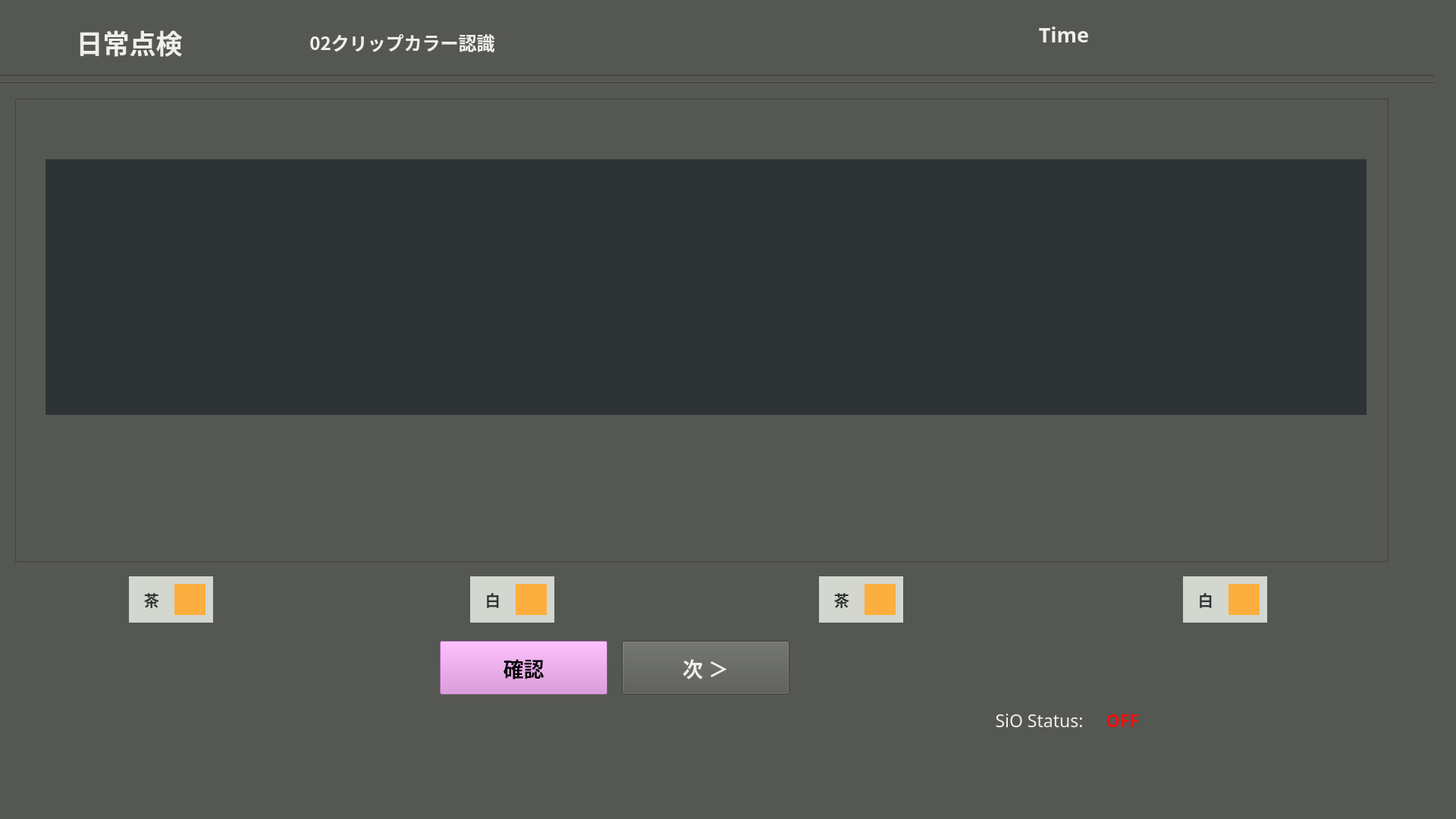
<?xml version="1.0" encoding="UTF-8"?>
<ui version="4.0">
 <class>dailytenken2_clipcolor</class>
 <widget class="QMainWindow" name="dailytenken2_clipcolor">
  <property name="enabled">
   <bool>true</bool>
  </property>
  <property name="geometry">
   <rect>
    <x>0</x>
    <y>0</y>
    <width>1920</width>
    <height>1080</height>
   </rect>
  </property>
  <property name="windowTitle">
   <string>MainWindow</string>
  </property>
  <property name="styleSheet">
   <string notr="true">background-color: rgb(85, 87, 83);</string>
  </property>
  <widget class="QWidget" name="dailytenken2_clipcolor_widget">
   <property name="enabled">
    <bool>true</bool>
   </property>
   <widget class="Line" name="line_1">
    <property name="geometry">
     <rect>
      <x>-10</x>
      <y>90</y>
      <width>1901</width>
      <height>20</height>
     </rect>
    </property>
    <property name="orientation">
     <enum>Qt::Horizontal</enum>
    </property>
   </widget>
   <widget class="Line" name="line_2">
    <property name="geometry">
     <rect>
      <x>-10</x>
      <y>100</y>
      <width>1901</width>
      <height>20</height>
     </rect>
    </property>
    <property name="orientation">
     <enum>Qt::Horizontal</enum>
    </property>
   </widget>
   <widget class="QFrame" name="frame">
    <property name="geometry">
     <rect>
      <x>20</x>
      <y>130</y>
      <width>1811</width>
      <height>611</height>
     </rect>
    </property>
    <property name="frameShape">
     <enum>QFrame::StyledPanel</enum>
    </property>
    <property name="frameShadow">
     <enum>QFrame::Raised</enum>
    </property>
    <widget class="QPushButton" name="rekensaButton">
     <property name="geometry">
      <rect>
       <x>260</x>
       <y>290</y>
       <width>91</width>
       <height>71</height>
      </rect>
     </property>
     <property name="font">
      <font>
       <family>Ubuntu Mono</family>
       <pointsize>13</pointsize>
       <weight>75</weight>
       <italic>false</italic>
       <bold>true</bold>
       <stylestrategy>PreferAntialias</stylestrategy>
      </font>
     </property>
     <property name="autoFillBackground">
      <bool>false</bool>
     </property>
     <property name="styleSheet">
      <string notr="true">color: rgb(238, 238, 236);
background-color: rgb(117, 80, 123);</string>
     </property>
     <property name="text">
      <string>検査
やり直し</string>
     </property>
     <property name="checkable">
      <bool>false</bool>
     </property>
    </widget>
    <widget class="QPushButton" name="delwarpbutton">
     <property name="geometry">
      <rect>
       <x>770</x>
       <y>300</y>
       <width>181</width>
       <height>51</height>
      </rect>
     </property>
     <property name="font">
      <font>
       <family>Ubuntu Mono</family>
       <pointsize>11</pointsize>
       <weight>75</weight>
       <italic>false</italic>
       <bold>true</bold>
       <stylestrategy>PreferAntialias</stylestrategy>
      </font>
     </property>
     <property name="autoFillBackground">
      <bool>false</bool>
     </property>
     <property name="styleSheet">
      <string notr="true">background-color: rgb(164, 0, 0);</string>
     </property>
     <property name="text">
      <string>パースワープパラム削除 
Del Warp Parm</string>
     </property>
     <property name="checkable">
      <bool>false</bool>
     </property>
    </widget>
    <widget class="QPushButton" name="savewarpbutton">
     <property name="geometry">
      <rect>
       <x>580</x>
       <y>300</y>
       <width>181</width>
       <height>51</height>
      </rect>
     </property>
     <property name="font">
      <font>
       <family>Ubuntu Mono</family>
       <pointsize>11</pointsize>
       <weight>75</weight>
       <italic>false</italic>
       <bold>true</bold>
       <stylestrategy>PreferAntialias</stylestrategy>
      </font>
     </property>
     <property name="autoFillBackground">
      <bool>false</bool>
     </property>
     <property name="styleSheet">
      <string notr="true">color: rgb(238, 238, 236);</string>
     </property>
     <property name="text">
      <string>パースワープパラム保存 
Save Warp Parm</string>
     </property>
     <property name="checkable">
      <bool>false</bool>
     </property>
    </widget>
    <widget class="QLabel" name="rtwarpcolor">
     <property name="geometry">
      <rect>
       <x>440</x>
       <y>280</y>
       <width>121</width>
       <height>20</height>
      </rect>
     </property>
     <property name="font">
      <font>
       <family>Ubuntu Mono</family>
       <pointsize>15</pointsize>
       <weight>75</weight>
       <bold>true</bold>
      </font>
     </property>
     <property name="styleSheet">
      <string notr="true">background-color: rgb(255, 0, 0);</string>
     </property>
     <property name="text">
      <string/>
     </property>
     <property name="alignment">
      <set>Qt::AlignLeading|Qt::AlignLeft|Qt::AlignVCenter</set>
     </property>
    </widget>
    <widget class="QPushButton" name="rtwarpbutton">
     <property name="geometry">
      <rect>
       <x>440</x>
       <y>300</y>
       <width>121</width>
       <height>51</height>
      </rect>
     </property>
     <property name="font">
      <font>
       <family>Ubuntu Mono</family>
       <pointsize>11</pointsize>
       <weight>75</weight>
       <italic>false</italic>
       <bold>true</bold>
       <stylestrategy>PreferAntialias</stylestrategy>
      </font>
     </property>
     <property name="autoFillBackground">
      <bool>false</bool>
     </property>
     <property name="styleSheet">
      <string notr="true">color: rgb(238, 238, 236);</string>
     </property>
     <property name="text">
      <string>継続ワープ 
RT Pers.Warp</string>
     </property>
     <property name="checkable">
      <bool>false</bool>
     </property>
    </widget>
    <widget class="QPushButton" name="quitbutton">
     <property name="geometry">
      <rect>
       <x>1560</x>
       <y>320</y>
       <width>211</width>
       <height>41</height>
      </rect>
     </property>
     <property name="font">
      <font>
       <family>Ubuntu Mono</family>
       <pointsize>14</pointsize>
      </font>
     </property>
     <property name="styleSheet">
      <string notr="true">background-color: rgb(238, 238, 236);</string>
     </property>
     <property name="text">
      <string>Quit</string>
     </property>
    </widget>
    <widget class="QLabel" name="framePart">
     <property name="geometry">
      <rect>
       <x>40</x>
       <y>80</y>
       <width>1742</width>
       <height>337</height>
      </rect>
     </property>
     <property name="styleSheet">
      <string notr="true">background-color: rgb(46, 52, 54);</string>
     </property>
     <property name="text">
      <string/>
     </property>
     <property name="alignment">
      <set>Qt::AlignCenter</set>
     </property>
    </widget>
    <zorder>quitbutton</zorder>
    <zorder>rtwarpbutton</zorder>
    <zorder>delwarpbutton</zorder>
    <zorder>rtwarpcolor</zorder>
    <zorder>savewarpbutton</zorder>
    <zorder>rekensaButton</zorder>
    <zorder>framePart</zorder>
   </widget>
   <widget class="QLabel" name="partlabel_2">
    <property name="geometry">
     <rect>
      <x>10</x>
      <y>20</y>
      <width>321</width>
      <height>71</height>
     </rect>
    </property>
    <property name="font">
     <font>
      <family>Ubuntu Mono</family>
      <pointsize>26</pointsize>
      <weight>75</weight>
      <bold>true</bold>
     </font>
    </property>
    <property name="styleSheet">
     <string notr="true">color: rgb(238, 238, 236);</string>
    </property>
    <property name="text">
     <string>日常点検</string>
    </property>
    <property name="alignment">
     <set>Qt::AlignCenter</set>
    </property>
   </widget>
   <widget class="QLabel" name="P1label">
    <property name="geometry">
     <rect>
      <x>170</x>
      <y>760</y>
      <width>111</width>
      <height>61</height>
     </rect>
    </property>
    <property name="font">
     <font>
      <family>Ubuntu Mono</family>
      <pointsize>15</pointsize>
      <weight>75</weight>
      <bold>true</bold>
     </font>
    </property>
    <property name="styleSheet">
     <string notr="true">color: rgb(46, 52, 54);
background-color: rgb(211, 215, 207);</string>
    </property>
    <property name="text">
     <string>　茶</string>
    </property>
    <property name="alignment">
     <set>Qt::AlignLeading|Qt::AlignLeft|Qt::AlignVCenter</set>
    </property>
   </widget>
   <widget class="QLabel" name="P1color">
    <property name="geometry">
     <rect>
      <x>230</x>
      <y>770</y>
      <width>41</width>
      <height>41</height>
     </rect>
    </property>
    <property name="font">
     <font>
      <family>Ubuntu Mono</family>
      <pointsize>15</pointsize>
      <weight>75</weight>
      <bold>true</bold>
     </font>
    </property>
    <property name="styleSheet">
     <string notr="true">background-color: rgb(252, 175, 62);</string>
    </property>
    <property name="text">
     <string/>
    </property>
    <property name="alignment">
     <set>Qt::AlignLeading|Qt::AlignLeft|Qt::AlignVCenter</set>
    </property>
   </widget>
   <widget class="QLabel" name="P2color">
    <property name="geometry">
     <rect>
      <x>680</x>
      <y>770</y>
      <width>41</width>
      <height>41</height>
     </rect>
    </property>
    <property name="font">
     <font>
      <family>Ubuntu Mono</family>
      <pointsize>15</pointsize>
      <weight>75</weight>
      <bold>true</bold>
     </font>
    </property>
    <property name="styleSheet">
     <string notr="true">background-color: rgb(252, 175, 62);</string>
    </property>
    <property name="text">
     <string/>
    </property>
    <property name="alignment">
     <set>Qt::AlignLeading|Qt::AlignLeft|Qt::AlignVCenter</set>
    </property>
   </widget>
   <widget class="QLabel" name="P2label">
    <property name="geometry">
     <rect>
      <x>620</x>
      <y>760</y>
      <width>111</width>
      <height>61</height>
     </rect>
    </property>
    <property name="font">
     <font>
      <family>Ubuntu Mono</family>
      <pointsize>15</pointsize>
      <weight>75</weight>
      <bold>true</bold>
     </font>
    </property>
    <property name="styleSheet">
     <string notr="true">color: rgb(46, 52, 54);
background-color: rgb(211, 215, 207);</string>
    </property>
    <property name="text">
     <string>　白</string>
    </property>
    <property name="alignment">
     <set>Qt::AlignLeading|Qt::AlignLeft|Qt::AlignVCenter</set>
    </property>
   </widget>
   <widget class="QPushButton" name="nextButton">
    <property name="geometry">
     <rect>
      <x>820</x>
      <y>845</y>
      <width>221</width>
      <height>71</height>
     </rect>
    </property>
    <property name="font">
     <font>
      <family>Ubuntu Mono</family>
      <pointsize>20</pointsize>
      <weight>75</weight>
      <italic>false</italic>
      <bold>true</bold>
      <stylestrategy>PreferAntialias</stylestrategy>
     </font>
    </property>
    <property name="autoFillBackground">
     <bool>false</bool>
    </property>
    <property name="styleSheet">
     <string notr="true">color: rgb(238, 238, 236);</string>
    </property>
    <property name="text">
     <string>次 ＞</string>
    </property>
    <property name="checkable">
     <bool>false</bool>
    </property>
   </widget>
   <widget class="QLabel" name="status_sio">
    <property name="geometry">
     <rect>
      <x>1450</x>
      <y>925</y>
      <width>61</width>
      <height>41</height>
     </rect>
    </property>
    <property name="font">
     <font>
      <family>Ubuntu Mono</family>
      <pointsize>17</pointsize>
      <weight>75</weight>
      <bold>true</bold>
      <underline>false</underline>
     </font>
    </property>
    <property name="styleSheet">
     <string notr="true">color: rgb(238, 15, 15);</string>
    </property>
    <property name="text">
     <string>OFF</string>
    </property>
    <property name="alignment">
     <set>Qt::AlignBottom|Qt::AlignHCenter</set>
    </property>
   </widget>
   <widget class="QLabel" name="label_5">
    <property name="geometry">
     <rect>
      <x>1300</x>
      <y>925</y>
      <width>141</width>
      <height>41</height>
     </rect>
    </property>
    <property name="font">
     <font>
      <family>Ubuntu Mono</family>
      <pointsize>17</pointsize>
      <weight>50</weight>
      <bold>false</bold>
      <underline>false</underline>
     </font>
    </property>
    <property name="styleSheet">
     <string notr="true">color: rgb(238, 238, 236);</string>
    </property>
    <property name="text">
     <string>SiO Status:</string>
    </property>
    <property name="alignment">
     <set>Qt::AlignBottom|Qt::AlignHCenter</set>
    </property>
   </widget>
   <widget class="QLabel" name="partlabel_3">
    <property name="geometry">
     <rect>
      <x>370</x>
      <y>20</y>
      <width>321</width>
      <height>71</height>
     </rect>
    </property>
    <property name="font">
     <font>
      <family>Ubuntu Mono</family>
      <pointsize>18</pointsize>
      <weight>75</weight>
      <bold>true</bold>
     </font>
    </property>
    <property name="styleSheet">
     <string notr="true">color: rgb(238, 238, 236);</string>
    </property>
    <property name="text">
     <string>02クリップカラー認識</string>
    </property>
    <property name="alignment">
     <set>Qt::AlignCenter</set>
    </property>
   </widget>
   <widget class="QLabel" name="P3label">
    <property name="geometry">
     <rect>
      <x>1080</x>
      <y>760</y>
      <width>111</width>
      <height>61</height>
     </rect>
    </property>
    <property name="font">
     <font>
      <family>Ubuntu Mono</family>
      <pointsize>15</pointsize>
      <weight>75</weight>
      <bold>true</bold>
     </font>
    </property>
    <property name="styleSheet">
     <string notr="true">color: rgb(46, 52, 54);
background-color: rgb(211, 215, 207);</string>
    </property>
    <property name="text">
     <string>　茶</string>
    </property>
    <property name="alignment">
     <set>Qt::AlignLeading|Qt::AlignLeft|Qt::AlignVCenter</set>
    </property>
   </widget>
   <widget class="QLabel" name="P3color">
    <property name="geometry">
     <rect>
      <x>1140</x>
      <y>770</y>
      <width>41</width>
      <height>41</height>
     </rect>
    </property>
    <property name="font">
     <font>
      <family>Ubuntu Mono</family>
      <pointsize>15</pointsize>
      <weight>75</weight>
      <bold>true</bold>
     </font>
    </property>
    <property name="styleSheet">
     <string notr="true">background-color: rgb(252, 175, 62);</string>
    </property>
    <property name="text">
     <string/>
    </property>
    <property name="alignment">
     <set>Qt::AlignLeading|Qt::AlignLeft|Qt::AlignVCenter</set>
    </property>
   </widget>
   <widget class="QLabel" name="P4label">
    <property name="geometry">
     <rect>
      <x>1560</x>
      <y>760</y>
      <width>111</width>
      <height>61</height>
     </rect>
    </property>
    <property name="font">
     <font>
      <family>Ubuntu Mono</family>
      <pointsize>15</pointsize>
      <weight>75</weight>
      <bold>true</bold>
     </font>
    </property>
    <property name="styleSheet">
     <string notr="true">color: rgb(46, 52, 54);
background-color: rgb(211, 215, 207);</string>
    </property>
    <property name="text">
     <string>　白</string>
    </property>
    <property name="alignment">
     <set>Qt::AlignLeading|Qt::AlignLeft|Qt::AlignVCenter</set>
    </property>
   </widget>
   <widget class="QLabel" name="P4color">
    <property name="geometry">
     <rect>
      <x>1620</x>
      <y>770</y>
      <width>41</width>
      <height>41</height>
     </rect>
    </property>
    <property name="font">
     <font>
      <family>Ubuntu Mono</family>
      <pointsize>15</pointsize>
      <weight>75</weight>
      <bold>true</bold>
     </font>
    </property>
    <property name="styleSheet">
     <string notr="true">background-color: rgb(252, 175, 62);</string>
    </property>
    <property name="text">
     <string/>
    </property>
    <property name="alignment">
     <set>Qt::AlignLeading|Qt::AlignLeft|Qt::AlignVCenter</set>
    </property>
   </widget>
   <widget class="QPushButton" name="InspectButton">
    <property name="geometry">
     <rect>
      <x>580</x>
      <y>845</y>
      <width>221</width>
      <height>71</height>
     </rect>
    </property>
    <property name="font">
     <font>
      <family>Ubuntu Mono</family>
      <pointsize>20</pointsize>
      <weight>75</weight>
      <italic>false</italic>
      <bold>true</bold>
      <stylestrategy>PreferAntialias</stylestrategy>
     </font>
    </property>
    <property name="autoFillBackground">
     <bool>false</bool>
    </property>
    <property name="styleSheet">
     <string notr="true">background-color: rgb(220, 138, 221);</string>
    </property>
    <property name="text">
     <string>確認</string>
    </property>
    <property name="checkable">
     <bool>false</bool>
    </property>
   </widget>
   <widget class="QLabel" name="timeLabel">
    <property name="geometry">
     <rect>
      <x>1170</x>
      <y>20</y>
      <width>466</width>
      <height>51</height>
     </rect>
    </property>
    <property name="font">
     <font>
      <family>Ubuntu Mono</family>
      <pointsize>20</pointsize>
      <weight>75</weight>
      <bold>true</bold>
     </font>
    </property>
    <property name="styleSheet">
     <string notr="true">color: rgb(238, 238, 236);</string>
    </property>
    <property name="text">
     <string>Time</string>
    </property>
    <property name="alignment">
     <set>Qt::AlignCenter</set>
    </property>
   </widget>
   <zorder>line_1</zorder>
   <zorder>line_2</zorder>
   <zorder>frame</zorder>
   <zorder>partlabel_2</zorder>
   <zorder>P1label</zorder>
   <zorder>P1color</zorder>
   <zorder>P2label</zorder>
   <zorder>P2color</zorder>
   <zorder>nextButton</zorder>
   <zorder>status_sio</zorder>
   <zorder>label_5</zorder>
   <zorder>partlabel_3</zorder>
   <zorder>P3label</zorder>
   <zorder>P3color</zorder>
   <zorder>P4label</zorder>
   <zorder>P4color</zorder>
   <zorder>InspectButton</zorder>
   <zorder>timeLabel</zorder>
  </widget>
  <widget class="QMenuBar" name="menubar">
   <property name="geometry">
    <rect>
     <x>0</x>
     <y>0</y>
     <width>1920</width>
     <height>21</height>
    </rect>
   </property>
  </widget>
  <widget class="QStatusBar" name="statusbar"/>
 </widget>
 <resources/>
 <connections/>
</ui>
